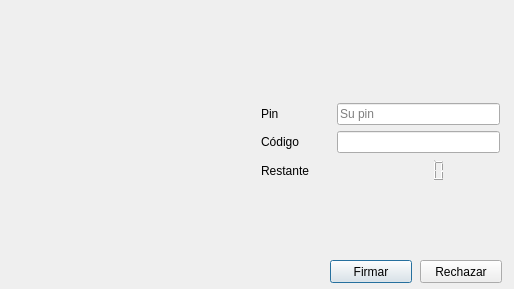
<?xml version="1.0" encoding="UTF-8"?>
<ui version="4.0">
 <class>FVADialog</class>
 <widget class="QDialog" name="FVADialog">
  <property name="geometry">
   <rect>
    <x>0</x>
    <y>0</y>
    <width>514</width>
    <height>289</height>
   </rect>
  </property>
  <property name="windowTitle">
   <string>FVADialog</string>
  </property>
  <widget class="QWidget" name="formLayoutWidget">
   <property name="geometry">
    <rect>
     <x>250</x>
     <y>90</y>
     <width>261</width>
     <height>103</height>
    </rect>
   </property>
   <layout class="QFormLayout" name="formLayout">
    <property name="topMargin">
     <number>13</number>
    </property>
    <item row="0" column="0">
     <widget class="QLabel" name="label">
      <property name="minimumSize">
       <size>
        <width>70</width>
        <height>0</height>
       </size>
      </property>
      <property name="text">
       <string>Pin</string>
      </property>
     </widget>
    </item>
    <item row="0" column="1">
     <widget class="QLineEdit" name="pin">
      <property name="inputMask">
       <string/>
      </property>
      <property name="text">
       <string/>
      </property>
      <property name="maxLength">
       <number>32767</number>
      </property>
      <property name="echoMode">
       <enum>QLineEdit::Password</enum>
      </property>
      <property name="placeholderText">
       <string>Su pin</string>
      </property>
     </widget>
    </item>
    <item row="1" column="0">
     <widget class="QLabel" name="label_2">
      <property name="text">
       <string>Código</string>
      </property>
     </widget>
    </item>
    <item row="1" column="1">
     <widget class="QLineEdit" name="code"/>
    </item>
    <item row="2" column="0">
     <widget class="QLabel" name="label_3">
      <property name="text">
       <string>Restante</string>
      </property>
     </widget>
    </item>
    <item row="2" column="1">
     <widget class="QLCDNumber" name="displaytimeout">
      <property name="font">
       <font>
        <weight>50</weight>
        <bold>false</bold>
       </font>
      </property>
      <property name="autoFillBackground">
       <bool>false</bool>
      </property>
      <property name="styleSheet">
       <string notr="true">color:rgb(164, 0, 0)</string>
      </property>
      <property name="frameShadow">
       <enum>QFrame::Sunken</enum>
      </property>
      <property name="lineWidth">
       <number>0</number>
      </property>
      <property name="midLineWidth">
       <number>0</number>
      </property>
     </widget>
    </item>
   </layout>
  </widget>
  <widget class="QLabel" name="requesting">
   <property name="geometry">
    <rect>
     <x>10</x>
     <y>220</y>
     <width>501</width>
     <height>31</height>
    </rect>
   </property>
   <property name="text">
    <string/>
   </property>
  </widget>
  <widget class="QLabel" name="information">
   <property name="geometry">
    <rect>
     <x>20</x>
     <y>10</y>
     <width>491</width>
     <height>61</height>
    </rect>
   </property>
   <property name="text">
    <string/>
   </property>
   <property name="alignment">
    <set>Qt::AlignJustify|Qt::AlignVCenter</set>
   </property>
   <property name="wordWrap">
    <bool>true</bool>
   </property>
  </widget>
  <widget class="QLabel" name="image">
   <property name="geometry">
    <rect>
     <x>20</x>
     <y>70</y>
     <width>211</width>
     <height>141</height>
    </rect>
   </property>
   <property name="text">
    <string/>
   </property>
  </widget>
  <widget class="QPushButton" name="submit">
   <property name="geometry">
    <rect>
     <x>330</x>
     <y>260</y>
     <width>82</width>
     <height>23</height>
    </rect>
   </property>
   <property name="text">
    <string>Firmar</string>
   </property>
  </widget>
  <widget class="QPushButton" name="cancel">
   <property name="geometry">
    <rect>
     <x>420</x>
     <y>260</y>
     <width>82</width>
     <height>23</height>
    </rect>
   </property>
   <property name="text">
    <string>Rechazar</string>
   </property>
  </widget>
 </widget>
 <layoutdefault spacing="6" margin="11"/>
 <resources/>
 <connections/>
</ui>
